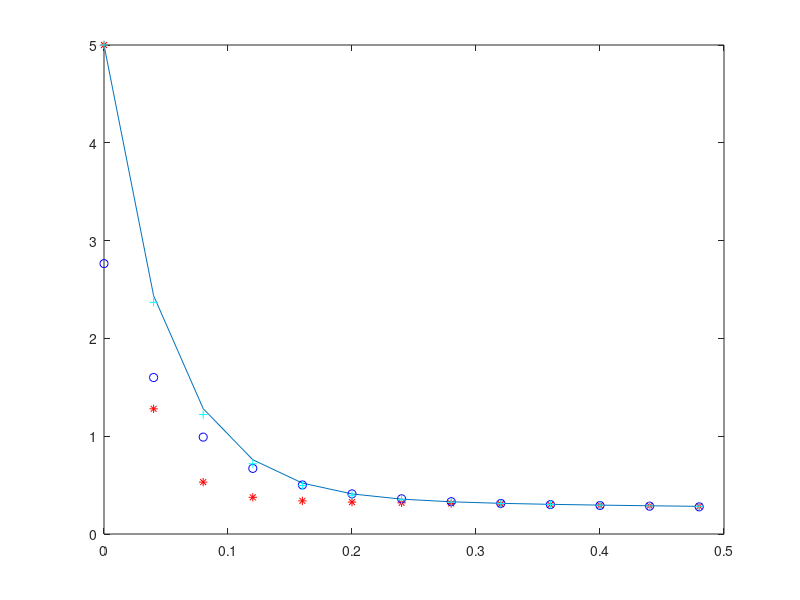

MATLAB code to generate this figure:
f = @(y,t)-20*y + 7*exp(-0.5*t);
y0 = 5;
t0 = 0; t1 = 0.5;
h = 0.04;

y_chinhxac = @(t)5*exp(-20*t)+(7/19.5)*(exp(-0.5*t)-exp(-20*t));
X = t0:h:t1;
Y_cx = feval (y_chinhxac,X);
plot (X,Y_cx); hold on;


for t=t0:h:t1
    Y = y0 + h*feval(f,y0,t);
    plot (t,y0,'r*');
    y0 = Y;
end
% Kutta Bac 2
y0=5;
for t=t0:h:t1
    k1 = h*feval(f,y0,t);
    k2 = h*feval(f,y0+k1,t+h);
    Y = y0+0.5*(k1+k2);
    plot (t,Y,'bo');
    hold on;
    y0 = Y;
end
% Kutta Bac 3
y0=5;
for t=t0:h:t1
    k1 = h*feval(f,y0,t+0.5*h);
    k2 = h*feval(f,y0+0.5*k1,t+0.5*h);
    k3 = h*feval(f,y0-k1+2*k2,t+h);
    Y = y0+(1/6)*(k1+4*k2+k3);
    plot (t,y0,'c+');
    y0 = Y;
end


